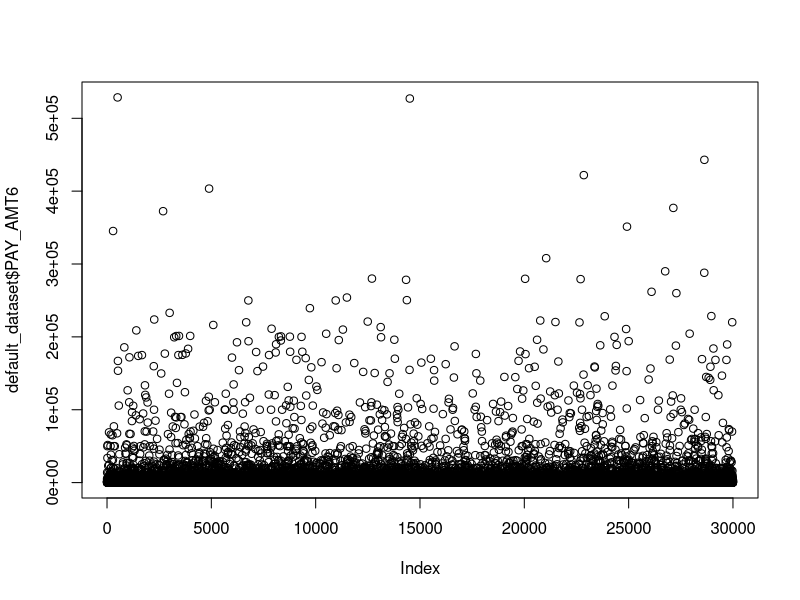

Source code (R):
# database link: https://archive.ics.uci.edu/ml/datasets/default+of+credit+card+clients

api_installed <- require(rstudioapi)
if(!api_installed) install.packages("rstudioapi")

# Setting working directory as path of current file
setwd(dirname(getActiveDocumentContext()$path))

default_dataset <- read.table("default.csv", header=TRUE, na.strings="?", sep=";") #Importing the data set :D
default_dataset$ID <- NULL #Prescindible
summary(default_dataset)

#Pre processing missing values.
sum(is.na(default_dataset))

plot(default_dataset$PAY_AMT6)
sum(default_dataset$default.payment.next.month)
### We are trying to predict if one entry goes to default or not.
